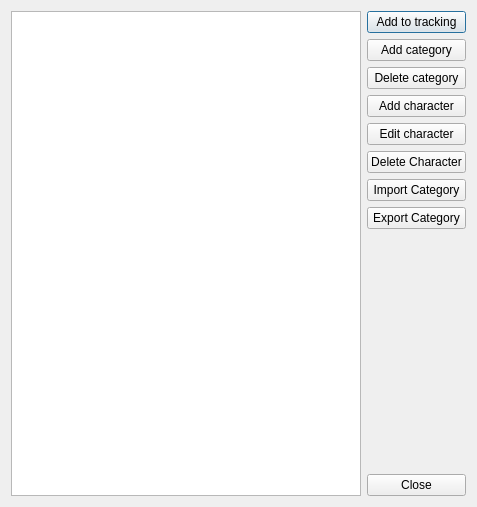
<?xml version="1.0" encoding="UTF-8"?>
<ui version="4.0">
 <class>CharacterList</class>
 <widget class="QDialog" name="CharacterList">
  <property name="geometry">
   <rect>
    <x>0</x>
    <y>0</y>
    <width>477</width>
    <height>507</height>
   </rect>
  </property>
  <property name="windowTitle">
   <string>Character List</string>
  </property>
  <layout class="QHBoxLayout" name="horizontalLayout">
   <item>
    <widget class="QTreeWidget" name="treeWidget">
     <attribute name="headerVisible">
      <bool>false</bool>
     </attribute>
     <column>
      <property name="text">
       <string notr="true">1</string>
      </property>
     </column>
    </widget>
   </item>
   <item>
    <layout class="QVBoxLayout" name="verticalLayout">
     <item>
      <widget class="QPushButton" name="btAddToTrack">
       <property name="text">
        <string>Add to tracking</string>
       </property>
      </widget>
     </item>
     <item>
      <widget class="QPushButton" name="btAddCategory">
       <property name="text">
        <string>Add category</string>
       </property>
      </widget>
     </item>
     <item>
      <widget class="QPushButton" name="btDelCategory">
       <property name="text">
        <string>Delete category</string>
       </property>
      </widget>
     </item>
     <item>
      <widget class="QPushButton" name="btAddCharacter">
       <property name="text">
        <string>Add character</string>
       </property>
      </widget>
     </item>
     <item>
      <widget class="QPushButton" name="btEditCharacter">
       <property name="text">
        <string>Edit character</string>
       </property>
      </widget>
     </item>
     <item>
      <widget class="QPushButton" name="btDelCharacter">
       <property name="text">
        <string>Delete Character</string>
       </property>
      </widget>
     </item>
     <item>
      <widget class="QPushButton" name="btImportCategory">
       <property name="text">
        <string>Import Category</string>
       </property>
      </widget>
     </item>
     <item>
      <widget class="QPushButton" name="btExportCategory">
       <property name="text">
        <string>Export Category</string>
       </property>
      </widget>
     </item>
     <item>
      <spacer name="verticalSpacer">
       <property name="orientation">
        <enum>Qt::Vertical</enum>
       </property>
       <property name="sizeHint" stdset="0">
        <size>
         <width>20</width>
         <height>40</height>
        </size>
       </property>
      </spacer>
     </item>
     <item>
      <widget class="QPushButton" name="btClose">
       <property name="text">
        <string>Close</string>
       </property>
      </widget>
     </item>
    </layout>
   </item>
  </layout>
 </widget>
 <resources/>
 <connections>
  <connection>
   <sender>btClose</sender>
   <signal>clicked()</signal>
   <receiver>CharacterList</receiver>
   <slot>close()</slot>
   <hints>
    <hint type="sourcelabel">
     <x>527</x>
     <y>283</y>
    </hint>
    <hint type="destinationlabel">
     <x>297</x>
     <y>152</y>
    </hint>
   </hints>
  </connection>
 </connections>
</ui>
